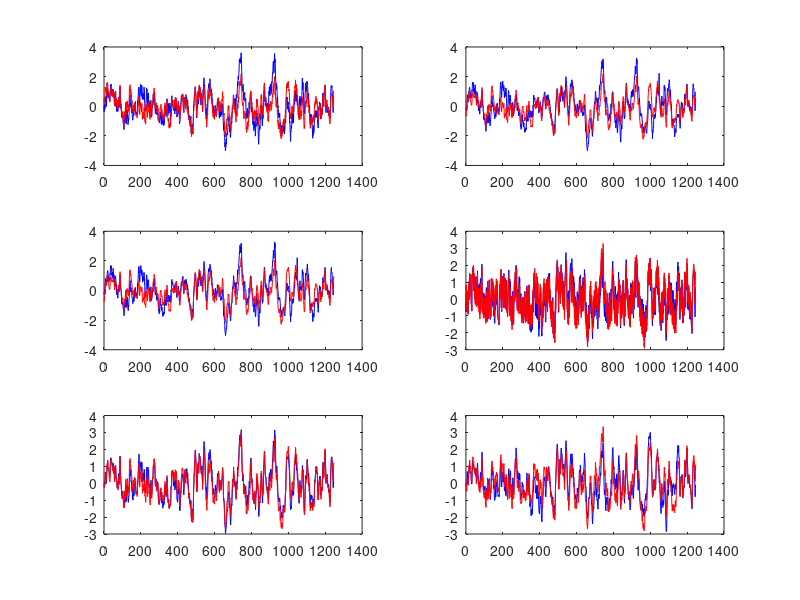

This figure's MATLAB source:
%{
This file describes the data in the glassfurnace.dat file.
1. Contributed by:
	Peter Van Overschee
	K.U.Leuven - ESAT - SISTA
	K. Mercierlaan 94
	3001 Heverlee
	Peter.Vanoverschee@esat.kuleuven.ac.be
2. Process/Description:
	Data of a glassfurnace (Philips)
3. Sampling time 
	
4. Number of samples: 
	1247 samples
5. Inputs:
	a. heating input
   	b. cooling input
   	c. heating input
6. Outputs:
	a. 6 outputs from temperature sensors in a cross section of the 
	furnace
7. References:
	a. Van Overschee P., De Moor B., N4SID : Subspace Algorithms for 
	the Identification of Combined Deterministic-Stochastic Systems, 
	Automatica, Special Issue on Statistical Signal Processing and Control, 
	Vol. 30, No. 1, 1994, pp. 75-93
	b.  Van Overschee P., "Subspace identification : Theory, 
	Implementation, Application" , Ph.D. Thesis, K.U.Leuven, February 1995. 
8. Known properties/peculiarities
	
9. Some MATLAB-code to retrieve the data
	!gunzip glassfurnace.dat.Z
	load glassfurnace.dat
      T=glassfurnace(:,1);
	U=glassfurnace(:,2:4);
	Y=glassfurnace(:,5:10);

%}


clear all, close all, clc

load glassfurnace.dat
T=glassfurnace(:,1);
U=glassfurnace(:,2:4);
Y=glassfurnace(:,5:10);


dat = iddata (Y, U)

[sys, x0, info] = n4sid (dat, 's', 10, 'n', 5)     % s=10, n=5

L = chol (info.Ry, 'lower')
Be = info.K * L


[y, t] = lsim (sys, U, [], x0);

err = norm (Y - y, 1) / norm (Y, 1)

figure (1)
p = columns (Y);
for k = 1 : p
  subplot (3, 2, k)
  plot (t, Y(:,k), 'b', t, y(:,k), 'r')
endfor
%title ('DaISy: Glass Furnace')
%legend ('y measured', 'y simulated', 'location', 'southeast')


